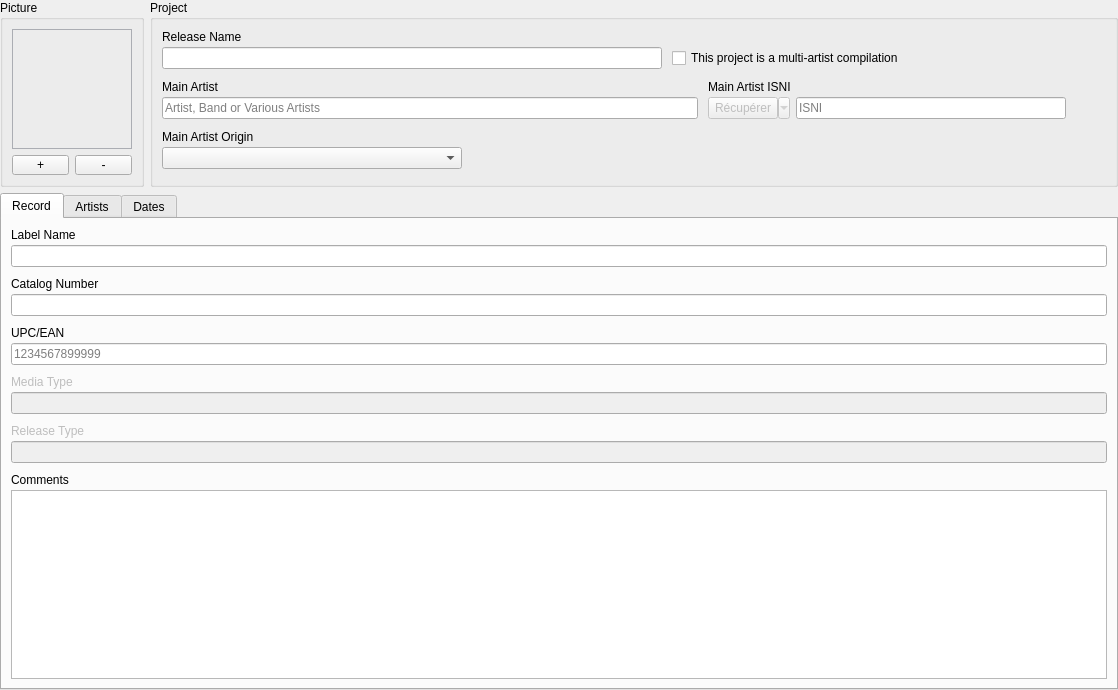
<?xml version="1.0" encoding="UTF-8"?>
<ui version="4.0">
 <class>album_edition_page</class>
 <widget class="QWidget" name="album_edition_page">
  <property name="geometry">
   <rect>
    <x>0</x>
    <y>0</y>
    <width>1118</width>
    <height>690</height>
   </rect>
  </property>
  <layout class="QGridLayout" name="gridLayout">
   <property name="leftMargin">
    <number>0</number>
   </property>
   <property name="topMargin">
    <number>0</number>
   </property>
   <property name="rightMargin">
    <number>0</number>
   </property>
   <property name="bottomMargin">
    <number>0</number>
   </property>
   <item row="1" column="0">
    <widget class="QTabWidget" name="_tabs">
     <property name="currentIndex">
      <number>0</number>
     </property>
     <widget class="QWidget" name="_record_tab">
      <attribute name="title">
       <string>Record</string>
      </attribute>
      <layout class="QVBoxLayout" name="verticalLayout_3">
       <property name="spacing">
        <number>10</number>
       </property>
       <item>
        <layout class="QVBoxLayout" name="_label_name_container">
         <property name="spacing">
          <number>3</number>
         </property>
         <item>
          <widget class="QLabel" name="_label_name_caption">
           <property name="text">
            <string>Label Name</string>
           </property>
           <property name="buddy">
            <cstring>_label_name</cstring>
           </property>
          </widget>
         </item>
         <item>
          <widget class="QLineEdit" name="_label_name"/>
         </item>
        </layout>
       </item>
       <item>
        <layout class="QVBoxLayout" name="_catalog_number_container">
         <property name="spacing">
          <number>3</number>
         </property>
         <item>
          <widget class="QLabel" name="_catalog_number_caption">
           <property name="text">
            <string>Catalog Number</string>
           </property>
           <property name="buddy">
            <cstring>_catalog_number</cstring>
           </property>
          </widget>
         </item>
         <item>
          <widget class="QLineEdit" name="_catalog_number"/>
         </item>
        </layout>
       </item>
       <item>
        <layout class="QVBoxLayout" name="_barcode_container">
         <property name="spacing">
          <number>3</number>
         </property>
         <item>
          <widget class="QLabel" name="_barcode_caption">
           <property name="text">
            <string>UPC/EAN</string>
           </property>
           <property name="buddy">
            <cstring>_barcode</cstring>
           </property>
          </widget>
         </item>
         <item>
          <widget class="QLineEdit" name="_barcode">
           <property name="placeholderText">
            <string>1234567899999</string>
           </property>
          </widget>
         </item>
        </layout>
       </item>
       <item>
        <layout class="QVBoxLayout" name="_media_type_container">
         <property name="spacing">
          <number>3</number>
         </property>
         <item>
          <widget class="QLabel" name="_media_type_caption">
           <property name="enabled">
            <bool>false</bool>
           </property>
           <property name="text">
            <string>Media Type</string>
           </property>
           <property name="buddy">
            <cstring>_media_type</cstring>
           </property>
          </widget>
         </item>
         <item>
          <widget class="QLineEdit" name="_media_type">
           <property name="enabled">
            <bool>false</bool>
           </property>
          </widget>
         </item>
        </layout>
       </item>
       <item>
        <layout class="QVBoxLayout" name="_release_type_container">
         <property name="spacing">
          <number>3</number>
         </property>
         <item>
          <widget class="QLabel" name="_release_type_label">
           <property name="enabled">
            <bool>false</bool>
           </property>
           <property name="text">
            <string>Release Type</string>
           </property>
           <property name="buddy">
            <cstring>_release_type</cstring>
           </property>
          </widget>
         </item>
         <item>
          <widget class="QLineEdit" name="_release_type">
           <property name="enabled">
            <bool>false</bool>
           </property>
          </widget>
         </item>
        </layout>
       </item>
       <item>
        <layout class="QVBoxLayout" name="_comments_container">
         <property name="spacing">
          <number>3</number>
         </property>
         <item>
          <widget class="QLabel" name="_comments_caption">
           <property name="text">
            <string>Comments</string>
           </property>
           <property name="buddy">
            <cstring>_comments</cstring>
           </property>
          </widget>
         </item>
         <item>
          <widget class="TextArea" name="_comments">
           <property name="sizePolicy">
            <sizepolicy hsizetype="Expanding" vsizetype="Expanding">
             <horstretch>0</horstretch>
             <verstretch>1</verstretch>
            </sizepolicy>
           </property>
           <property name="minimumSize">
            <size>
             <width>0</width>
             <height>0</height>
            </size>
           </property>
           <property name="tabChangesFocus">
            <bool>true</bool>
           </property>
          </widget>
         </item>
        </layout>
       </item>
      </layout>
     </widget>
     <widget class="QWidget" name="_artists_tab">
      <attribute name="title">
       <string>Artists</string>
      </attribute>
      <layout class="QVBoxLayout" name="verticalLayout_9">
       <property name="leftMargin">
        <number>0</number>
       </property>
       <property name="topMargin">
        <number>0</number>
       </property>
       <property name="rightMargin">
        <number>0</number>
       </property>
       <property name="bottomMargin">
        <number>0</number>
       </property>
       <item>
        <widget class="QScrollArea" name="_artists_input_scroll_area">
         <property name="frameShape">
          <enum>QFrame::NoFrame</enum>
         </property>
         <property name="widgetResizable">
          <bool>true</bool>
         </property>
         <widget class="QWidget" name="_artists_input_scroll_container">
          <property name="geometry">
           <rect>
            <x>0</x>
            <y>0</y>
            <width>1112</width>
            <height>475</height>
           </rect>
          </property>
          <layout class="QVBoxLayout" name="verticalLayout">
           <property name="spacing">
            <number>10</number>
           </property>
           <property name="rightMargin">
            <number>0</number>
           </property>
           <item>
            <layout class="QVBoxLayout" name="_artists_table_container">
             <property name="spacing">
              <number>10</number>
             </property>
             <property name="leftMargin">
              <number>1</number>
             </property>
            </layout>
           </item>
           <item>
            <layout class="QHBoxLayout" name="_add_artist_button_container">
             <property name="spacing">
              <number>0</number>
             </property>
             <property name="leftMargin">
              <number>0</number>
             </property>
             <property name="topMargin">
              <number>0</number>
             </property>
             <property name="rightMargin">
              <number>0</number>
             </property>
             <item>
              <widget class="QPushButton" name="_add_artist_button">
               <property name="cursor">
                <cursorShape>PointingHandCursor</cursorShape>
               </property>
               <property name="focusPolicy">
                <enum>Qt::StrongFocus</enum>
               </property>
               <property name="text">
                <string>(+) Add an artist</string>
               </property>
              </widget>
             </item>
             <item>
              <spacer name="horizontalSpacer">
               <property name="orientation">
                <enum>Qt::Horizontal</enum>
               </property>
               <property name="sizeHint" stdset="0">
                <size>
                 <width>40</width>
                 <height>20</height>
                </size>
               </property>
              </spacer>
             </item>
            </layout>
           </item>
           <item>
            <spacer name="verticalSpacer_2">
             <property name="orientation">
              <enum>Qt::Vertical</enum>
             </property>
             <property name="sizeHint" stdset="0">
              <size>
               <width>20</width>
               <height>40</height>
              </size>
             </property>
            </spacer>
           </item>
          </layout>
         </widget>
        </widget>
       </item>
      </layout>
     </widget>
     <widget class="QWidget" name="_dates_tab">
      <attribute name="title">
       <string>Dates</string>
      </attribute>
      <layout class="QVBoxLayout" name="verticalLayout_4">
       <property name="spacing">
        <number>10</number>
       </property>
       <item>
        <layout class="QVBoxLayout" name="_release_time_container">
         <property name="spacing">
          <number>3</number>
         </property>
         <item>
          <widget class="QLabel" name="_release_time_caption">
           <property name="text">
            <string>Release Time</string>
           </property>
           <property name="buddy">
            <cstring>_release_time</cstring>
           </property>
          </widget>
         </item>
         <item>
          <widget class="DatePicker" name="_release_time">
           <property name="cursor">
            <cursorShape>PointingHandCursor</cursorShape>
           </property>
           <property name="accelerated">
            <bool>true</bool>
           </property>
           <property name="displayFormat">
            <string notr="true">yyyy-MM-dd</string>
           </property>
           <property name="calendarPopup">
            <bool>true</bool>
           </property>
          </widget>
         </item>
        </layout>
       </item>
       <item>
        <layout class="QVBoxLayout" name="_digital_release_time_container">
         <property name="spacing">
          <number>3</number>
         </property>
         <item>
          <widget class="QLabel" name="_digital_release_time_caption">
           <property name="enabled">
            <bool>false</bool>
           </property>
           <property name="text">
            <string>Digital Release Time</string>
           </property>
           <property name="buddy">
            <cstring>_digital_release_time</cstring>
           </property>
          </widget>
         </item>
         <item>
          <widget class="DatePicker" name="_digital_release_time">
           <property name="enabled">
            <bool>false</bool>
           </property>
           <property name="accelerated">
            <bool>true</bool>
           </property>
           <property name="displayFormat">
            <string notr="true">yyyy-MM-dd</string>
           </property>
           <property name="calendarPopup">
            <bool>true</bool>
           </property>
          </widget>
         </item>
        </layout>
       </item>
       <item>
        <layout class="QVBoxLayout" name="_original_release_time_container">
         <property name="spacing">
          <number>3</number>
         </property>
         <item>
          <widget class="QLabel" name="_original_release_time_caption">
           <property name="enabled">
            <bool>false</bool>
           </property>
           <property name="text">
            <string>Original Release Time</string>
           </property>
           <property name="buddy">
            <cstring>_original_release_time</cstring>
           </property>
          </widget>
         </item>
         <item>
          <widget class="DatePicker" name="_original_release_time">
           <property name="enabled">
            <bool>false</bool>
           </property>
           <property name="accelerated">
            <bool>true</bool>
           </property>
           <property name="displayFormat">
            <string notr="true">yyyy-MM-dd</string>
           </property>
           <property name="calendarPopup">
            <bool>true</bool>
           </property>
          </widget>
         </item>
        </layout>
       </item>
       <item>
        <layout class="QVBoxLayout" name="_recording_time_container">
         <property name="spacing">
          <number>3</number>
         </property>
         <item>
          <widget class="QLabel" name="_recording_time_caption">
           <property name="text">
            <string>Recording Time</string>
           </property>
           <property name="buddy">
            <cstring>_recording_time</cstring>
           </property>
          </widget>
         </item>
         <item>
          <widget class="DatePicker" name="_recording_time">
           <property name="cursor">
            <cursorShape>PointingHandCursor</cursorShape>
           </property>
           <property name="accelerated">
            <bool>true</bool>
           </property>
           <property name="displayFormat">
            <string notr="true">yyyy-MM-dd</string>
           </property>
           <property name="calendarPopup">
            <bool>true</bool>
           </property>
          </widget>
         </item>
        </layout>
       </item>
       <item>
        <spacer name="verticalSpacer">
         <property name="orientation">
          <enum>Qt::Vertical</enum>
         </property>
         <property name="sizeHint" stdset="0">
          <size>
           <width>20</width>
           <height>40</height>
          </size>
         </property>
        </spacer>
       </item>
      </layout>
     </widget>
    </widget>
   </item>
   <item row="0" column="0">
    <layout class="QHBoxLayout" name="_top_banner">
     <item>
      <widget class="QGroupBox" name="_picture_box">
       <property name="title">
        <string>Picture</string>
       </property>
       <layout class="QVBoxLayout" name="verticalLayout_5">
        <item>
         <widget class="QLabel" name="_front_cover">
          <property name="sizePolicy">
           <sizepolicy hsizetype="Fixed" vsizetype="Fixed">
            <horstretch>0</horstretch>
            <verstretch>0</verstretch>
           </sizepolicy>
          </property>
          <property name="minimumSize">
           <size>
            <width>120</width>
            <height>120</height>
           </size>
          </property>
          <property name="maximumSize">
           <size>
            <width>120</width>
            <height>120</height>
           </size>
          </property>
          <property name="styleSheet">
           <string notr="true">QLabel {border: 1px solid #ABADB3;}</string>
          </property>
         </widget>
        </item>
        <item>
         <layout class="QHBoxLayout" name="_picture_button_container">
          <item>
           <widget class="QPushButton" name="_select_picture_button">
            <property name="minimumSize">
             <size>
              <width>0</width>
              <height>20</height>
             </size>
            </property>
            <property name="styleSheet">
             <string notr="true">margin: 0;</string>
            </property>
            <property name="text">
             <string>+</string>
            </property>
           </widget>
          </item>
          <item>
           <widget class="QPushButton" name="_remove_picture_button">
            <property name="minimumSize">
             <size>
              <width>0</width>
              <height>20</height>
             </size>
            </property>
            <property name="cursor">
             <cursorShape>PointingHandCursor</cursorShape>
            </property>
            <property name="focusPolicy">
             <enum>Qt::StrongFocus</enum>
            </property>
            <property name="toolTip">
             <string>Remove the picture</string>
            </property>
            <property name="styleSheet">
             <string notr="true">margin: 0;</string>
            </property>
            <property name="text">
             <string>-</string>
            </property>
           </widget>
          </item>
         </layout>
        </item>
       </layout>
      </widget>
     </item>
     <item>
      <widget class="QGroupBox" name="_project_box">
       <property name="title">
        <string>Project</string>
       </property>
       <layout class="QVBoxLayout" name="verticalLayout_2">
        <property name="spacing">
         <number>10</number>
        </property>
        <property name="bottomMargin">
         <number>15</number>
        </property>
        <item>
         <layout class="QGridLayout" name="_line_1">
          <property name="verticalSpacing">
           <number>3</number>
          </property>
          <item row="1" column="1">
           <widget class="QCheckBox" name="_compilation">
            <property name="sizePolicy">
             <sizepolicy hsizetype="Fixed" vsizetype="Fixed">
              <horstretch>0</horstretch>
              <verstretch>0</verstretch>
             </sizepolicy>
            </property>
            <property name="focusPolicy">
             <enum>Qt::StrongFocus</enum>
            </property>
            <property name="text">
             <string>This project is a multi-artist compilation</string>
            </property>
           </widget>
          </item>
          <item row="1" column="0">
           <widget class="QLineEdit" name="_release_name">
            <property name="minimumSize">
             <size>
              <width>500</width>
              <height>0</height>
             </size>
            </property>
           </widget>
          </item>
          <item row="0" column="0">
           <widget class="QLabel" name="_release_name_caption">
            <property name="text">
             <string>Release Name</string>
            </property>
            <property name="alignment">
             <set>Qt::AlignBottom|Qt::AlignLeading|Qt::AlignLeft</set>
            </property>
            <property name="buddy">
             <cstring>_release_name</cstring>
            </property>
           </widget>
          </item>
          <item row="1" column="2">
           <spacer name="horizontalSpacer_4">
            <property name="orientation">
             <enum>Qt::Horizontal</enum>
            </property>
            <property name="sizeHint" stdset="0">
             <size>
              <width>40</width>
              <height>20</height>
             </size>
            </property>
           </spacer>
          </item>
         </layout>
        </item>
        <item>
         <layout class="QGridLayout" name="_line_2" columnstretch="3,2,0">
          <property name="verticalSpacing">
           <number>3</number>
          </property>
          <item row="1" column="0">
           <widget class="QLineEdit" name="_main_artist">
            <property name="minimumSize">
             <size>
              <width>500</width>
              <height>0</height>
             </size>
            </property>
            <property name="placeholderText">
             <string>Artist, Band or Various Artists</string>
            </property>
           </widget>
          </item>
          <item row="0" column="0">
           <widget class="QLabel" name="_main_artist_caption">
            <property name="text">
             <string>Main Artist</string>
            </property>
            <property name="alignment">
             <set>Qt::AlignBottom|Qt::AlignLeading|Qt::AlignLeft</set>
            </property>
            <property name="buddy">
             <cstring>_main_artist</cstring>
            </property>
           </widget>
          </item>
          <item row="0" column="1">
           <widget class="QLabel" name="_main_artist_isni_caption">
            <property name="text">
             <string>Main Artist ISNI</string>
            </property>
            <property name="alignment">
             <set>Qt::AlignBottom|Qt::AlignLeading|Qt::AlignLeft</set>
            </property>
            <property name="buddy">
             <cstring>_main_artist_isni</cstring>
            </property>
           </widget>
          </item>
          <item row="1" column="1">
           <layout class="QHBoxLayout" name="_main_artist_isni_container">
            <property name="spacing">
             <number>6</number>
            </property>
            <item>
             <widget class="QToolButton" name="_main_artist_isni_actions_button">
              <property name="enabled">
               <bool>false</bool>
              </property>
              <property name="minimumSize">
               <size>
                <width>0</width>
                <height>22</height>
               </size>
              </property>
              <property name="cursor">
               <cursorShape>PointingHandCursor</cursorShape>
              </property>
              <property name="focusPolicy">
               <enum>Qt::StrongFocus</enum>
              </property>
              <property name="text">
               <string>Récupérer</string>
              </property>
              <property name="popupMode">
               <enum>QToolButton::MenuButtonPopup</enum>
              </property>
              <property name="toolButtonStyle">
               <enum>Qt::ToolButtonTextOnly</enum>
              </property>
             </widget>
            </item>
            <item>
             <widget class="QLineEdit" name="_main_artist_isni">
              <property name="placeholderText">
               <string>ISNI</string>
              </property>
             </widget>
            </item>
           </layout>
          </item>
          <item row="1" column="2">
           <spacer name="horizontalSpacer_5">
            <property name="orientation">
             <enum>Qt::Horizontal</enum>
            </property>
            <property name="sizeHint" stdset="0">
             <size>
              <width>40</width>
              <height>20</height>
             </size>
            </property>
           </spacer>
          </item>
         </layout>
        </item>
        <item>
         <layout class="QGridLayout" name="_line_3">
          <property name="verticalSpacing">
           <number>3</number>
          </property>
          <item row="0" column="0">
           <widget class="QLabel" name="_main_artist_region_caption">
            <property name="text">
             <string>Main Artist Origin</string>
            </property>
            <property name="alignment">
             <set>Qt::AlignBottom|Qt::AlignLeading|Qt::AlignLeft</set>
            </property>
            <property name="buddy">
             <cstring>_main_artist_region</cstring>
            </property>
           </widget>
          </item>
          <item row="1" column="0">
           <widget class="QComboBox" name="_main_artist_region">
            <property name="minimumSize">
             <size>
              <width>300</width>
              <height>0</height>
             </size>
            </property>
            <property name="focusPolicy">
             <enum>Qt::StrongFocus</enum>
            </property>
           </widget>
          </item>
          <item row="1" column="1">
           <spacer name="horizontalSpacer_6">
            <property name="orientation">
             <enum>Qt::Horizontal</enum>
            </property>
            <property name="sizeHint" stdset="0">
             <size>
              <width>40</width>
              <height>20</height>
             </size>
            </property>
           </spacer>
          </item>
         </layout>
        </item>
       </layout>
      </widget>
     </item>
    </layout>
   </item>
  </layout>
  <action name="_main_artist_isni_assign_action">
   <property name="enabled">
    <bool>false</bool>
   </property>
   <property name="text">
    <string>Assign</string>
   </property>
  </action>
 </widget>
 <customwidgets>
  <customwidget>
   <class>TextArea</class>
   <extends>QPlainTextEdit</extends>
   <header>tgit.ui.widgets.text_area</header>
  </customwidget>
  <customwidget>
   <class>DatePicker</class>
   <extends>QDateEdit</extends>
   <header>tgit.ui.widgets.date_picker</header>
  </customwidget>
 </customwidgets>
 <resources>
  <include location="../resources.qrc"/>
 </resources>
 <connections/>
</ui>
